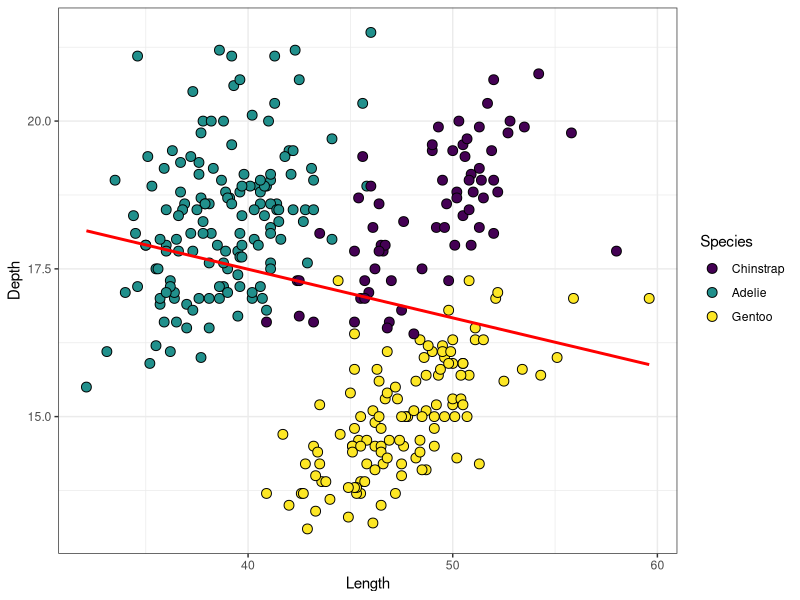
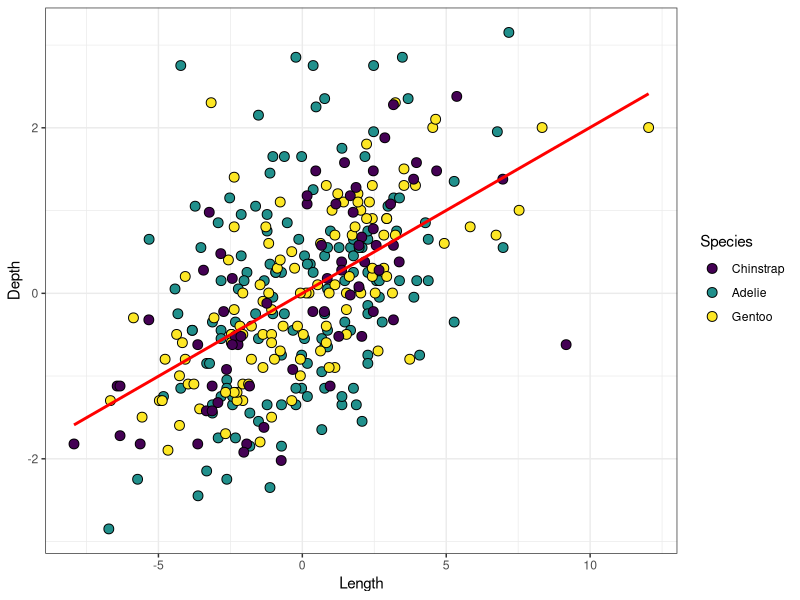
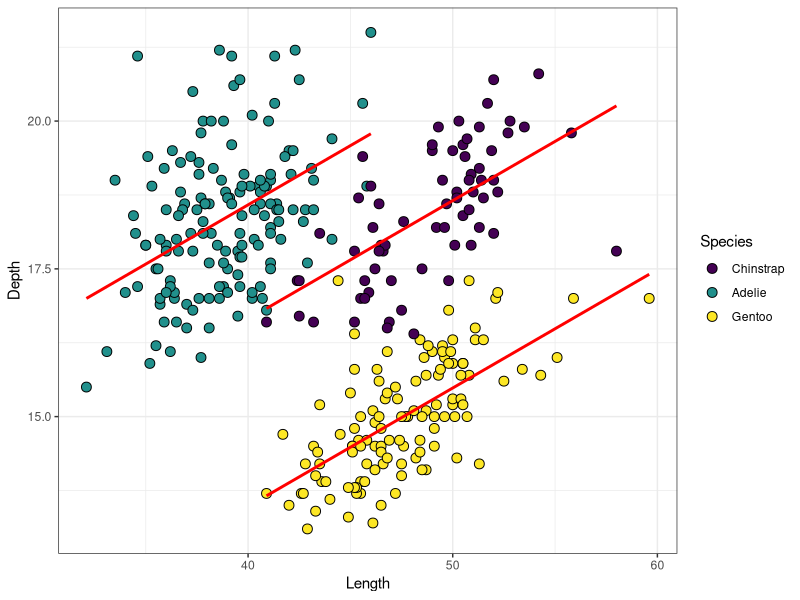
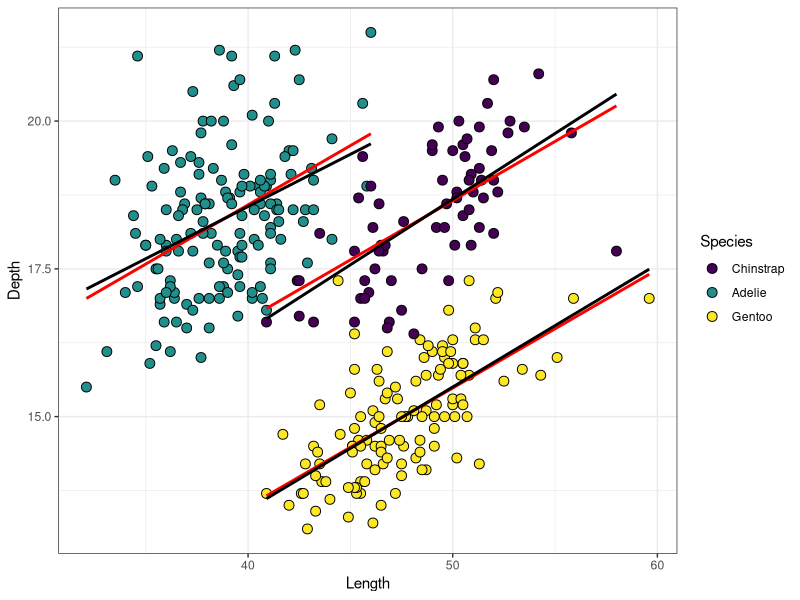

R code for these plots, in order:
## ---- chunk 1
## Libraries
library(tidyverse)
library(data.table)
library(ggplot2)
library(haven)
library(formatR)
library(marginaleffects)
library(cowplot)
library(fastDummies)
# knitr::opts_chunk$set(tidy.opts = list(width.cutoff = 20), tidy = TRUE)
knitr::opts_chunk$set(
 fig.width = 6,
 fig.height = 4,
 warning = FALSE, 
 message = FALSE
)
dropbox <- 'C:/Users/ngraetz/Dropbox/'
fig_dir <- paste0(dropbox,
                  'Minnesota/repos/soc5811/figures/')
data_dir <- paste0(dropbox,
                   'Minnesota/repos/soc5811/data/')
## ---- chunk 2
penguin_df <- 
  palmerpenguins::penguins %>%
  na.omit()
head(penguin_df)
## ---- chunk 3
summary(lm(bill_depth_mm ~ sex, data=penguin_df))
## ---- chunk 4
penguin_df <- penguin_df %>%
 dummy_cols('sex')
penguin_df %>% 
  select(species,bill_length_mm,bill_depth_mm,sex,sex_female,sex_male)
## ---- chunk 5
summary(lm(bill_depth_mm ~ sex_male, data=penguin_df))
## ---- chunk 6
penguin_df %>% 
  select(species,bill_length_mm,bill_depth_mm,sex,sex_female,sex_male)
## ---- chunk 7
summary(lm(bill_depth_mm ~ sex_male + sex_female, data=penguin_df))
## ---- chunk 8
penguin_df <- penguin_df %>%
 dummy_cols('species')
head(penguin_df)
## ---- chunk 9
summary(lm(bill_depth_mm ~ species_Adelie + species_Gentoo + species_Chinstrap, 
           data=penguin_df))
## ---- chunk 10
penguin_df <- penguin_df %>%
  mutate(species = factor(species, levels=c('Chinstrap','Adelie','Gentoo')))
summary(lm(bill_depth_mm ~ species, data = penguin_df))
## ---- chunk 11
mod <- lm(bill_depth_mm ~ bill_length_mm + species, data = penguin_df)
summary(mod)
## ---- chunk 12
penguin_df <- penguin_df %>% 
  group_by(species) %>% 
  mutate(bill_depth_mm_demeaned = 
           bill_depth_mm - mean(bill_depth_mm),
         bill_length_mm_demeaned = 
           bill_length_mm - mean(bill_length_mm))
ggplot(data=penguin_df,
       aes(x=bill_length_mm, y=bill_depth_mm, fill=species)) + 
  geom_point(shape=21,size=3) + 
  geom_smooth(aes(x=bill_length_mm, y=bill_depth_mm), method='lm',se=F,size=1, color='red', inherit.aes = F) +
  scale_fill_viridis_d() + 
  labs(x="Length", y="Depth", fill='Species') +
  theme_bw()
## ---- chunk 13
ggplot(data=penguin_df,
       aes(x=bill_length_mm_demeaned, y=bill_depth_mm_demeaned, fill=species)) + 
  geom_point(shape=21,size=3) + 
  geom_smooth(aes(x=bill_length_mm_demeaned, y=bill_depth_mm_demeaned), method='lm',se=F,size=1, color='red', inherit.aes = F) +
  scale_fill_viridis_d() + 
  labs(x="Length", y="Depth", fill='Species') +
  theme_bw()
## ---- chunk 14
mod <- lm(bill_depth_mm ~ bill_length_mm + species, data = penguin_df)
predictions <- tibble(depth_preds = predictions(mod)$estimate)
penguin_df <- penguin_df %>%
  bind_cols(., predictions)
ggplot(data=penguin_df,
       aes(x=bill_length_mm, y=bill_depth_mm, fill=species)) + 
  geom_point(shape=21,size=3) + 
  geom_line(aes(y=depth_preds),size=1,color='red') + 
  scale_fill_viridis_d() + 
  labs(x="Length", y="Depth", fill='Species') +
  theme_bw()
## ---- chunk 15
mod2 <- lm(bill_depth_mm ~ bill_length_mm * species, data = penguin_df)
summary(mod2)
## ---- chunk 16
predictions2 <- tibble(depth_preds2 = predictions(mod2)$estimate)
penguin_df <- penguin_df %>%
  bind_cols(., predictions2)
ggplot(data=penguin_df,
       aes(x=bill_length_mm, y=bill_depth_mm, fill=species)) + 
  geom_point(shape=21,size=3) + 
  geom_line(aes(y=depth_preds),size=1,color='red') + 
  geom_line(aes(y=depth_preds2),size=1,color='black') + 
  scale_fill_viridis_d() + 
  labs(x="Length", y="Depth", fill='Species') +
  theme_bw()
## ---- chunk 17
mod3 <- lm(bill_depth_mm ~ bill_length_mm * body_mass_g, data = penguin_df)
summary(mod3)
